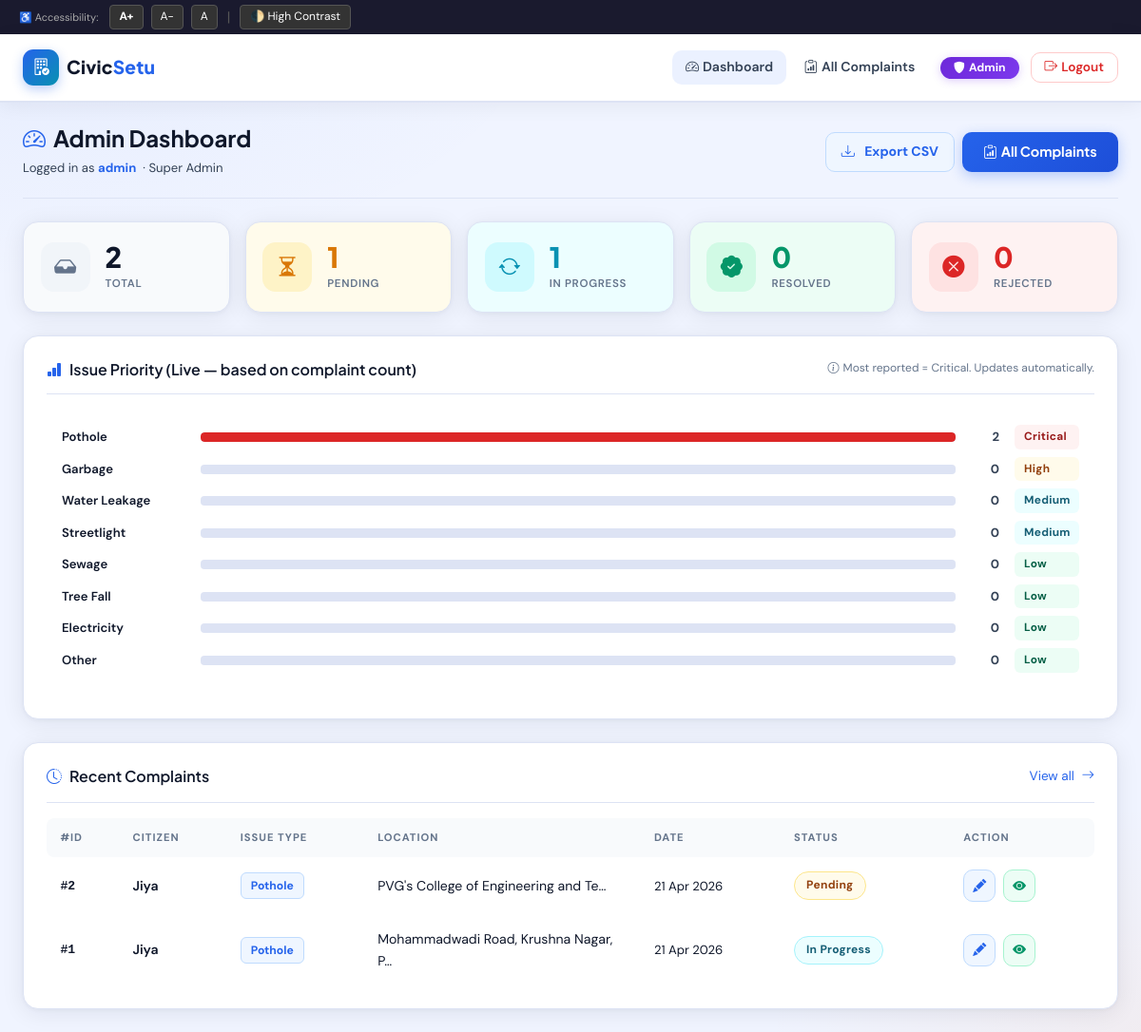
Screenshot of /admin/dashboard (signed in) with the database file from the repository.
### models/models.py (models this page shows, shortened)
class Admin(UserMixin, db.Model):
    __tablename__ = 'admins'
    admin_id      = db.Column(db.Integer, primary_key=True, autoincrement=True)
    username      = db.Column(db.String(80), unique=True, nullable=False)
    email         = db.Column(db.String(150), unique=True, nullable=False)
    password_hash = db.Column(db.String(255), nullable=False)
    role          = db.Column(db.String(20), default='moderator')
    status_updates = db.relationship('StatusLog', backref='admin', lazy=True)

class IssueType(db.Model):
    __tablename__ = 'issue_types'
    type_id        = db.Column(db.Integer, primary_key=True, autoincrement=True)
    type_name      = db.Column(db.String(50), unique=True, nullable=False)
    description    = db.Column(db.String(255))
    priority_level = db.Column(db.String(20), default='Medium')
    complaints = db.relationship('Complaint', backref='issue_type', lazy=True)

class Complaint(db.Model):
    __tablename__ = 'complaints'
    complaint_id  = db.Column(db.Integer, primary_key=True, autoincrement=True)
    user_id       = db.Column(db.Integer, db.ForeignKey('users.user_id'), nullable=False)
    type_id       = db.Column(db.Integer, db.ForeignKey('issue_types.type_id'), nullable=False)
    image_path    = db.Column(db.String(300), nullable=True)
    location      = db.Column(db.String(255), nullable=False)
    description   = db.Column(db.Text)
    status        = db.Column(db.String(20), default='Pending', nullable=False)
    ai_confidence = db.Column(db.Float)
    submitted_at  = db.Column(db.DateTime, default=datetime.utcnow)
    resolved_at   = db.Column(db.DateTime, nullable=True)
    status_history = db.relationship('StatusLog', backref='complaint', lazy=True)

class User(UserMixin, db.Model):
    __tablename__ = 'users'
    user_id       = db.Column(db.Integer, primary_key=True, autoincrement=True)
    name          = db.Column(db.String(100), nullable=False)
    email         = db.Column(db.String(150), unique=True, nullable=False)
    password_hash = db.Column(db.String(255), nullable=False)
    phone         = db.Column(db.String(15))
    created_at    = db.Column(db.DateTime, default=datetime.utcnow)
    complaints = db.relationship('Complaint', backref='citizen', lazy=True)

### routes/admin.py (the view)
@admin_bp.route('/dashboard')
@login_required
@admin_required
def dashboard():
    total    = Complaint.query.count()
    pending  = Complaint.query.filter_by(status='Pending').count()
    in_prog  = Complaint.query.filter_by(status='In Progress').count()
    resolved = Complaint.query.filter_by(status='Resolved').count()
    rejected = Complaint.query.filter_by(status='Rejected').count()
    recent = (Complaint.query
              .order_by(Complaint.submitted_at.desc())
              .limit(10).all())
    from sqlalchemy import func
    type_counts = (db.session.query(IssueType, func.count(Complaint.complaint_id).label('cnt'))
                   .outerjoin(Complaint, Complaint.type_id == IssueType.type_id)
                   .group_by(IssueType.type_id)
                   .order_by(func.count(Complaint.complaint_id).desc())
                   .all())
    priority_map = {}
    for i, (issue_type, cnt) in enumerate(type_counts):
        if i == 0:
            priority_map[issue_type.type_id] = ('Critical', cnt)
        elif i == 1:
            priority_map[issue_type.type_id] = ('High', cnt)
        elif i <= 3:
            priority_map[issue_type.type_id] = ('Medium', cnt)
        else:
            priority_map[issue_type.type_id] = ('Low', cnt)
    stats = dict(total=total, pending=pending, in_progress=in_prog,
                 resolved=resolved, rejected=rejected)
    return render_template('admin/dashboard.html', stats=stats, recent=recent,
                           type_counts=type_counts, priority_map=priority_map)

### models/models.py (called while the page is built)
@login_manager.user_loader
def load_user(user_id):
    if user_id.startswith('admin_'):
        return Admin.query.get(int(user_id[6:]))
    return User.query.get(int(user_id))

### routes/admin.py (called while the page is built)
def admin_required(f):
    @wraps(f)
    def decorated(*args, **kwargs):
        if not hasattr(current_user, 'admin_id'):
            flash('Admin access required.', 'danger')
            return redirect(url_for('auth.login'))
        return f(*args, **kwargs)
    return decorated

### templates/admin/dashboard.html (shortened to what this page needs)
{% extends 'base.html' %}
{% block content %}
<div class="page-header d-flex flex-wrap justify-content-between align-items-center mb-4">
  <div>
    <h4 class="fw-bold cs-heading mb-1"><i class="bi bi-speedometer2 me-2 text-accent"></i>Admin Dashboard</h4>
    <small class="cs-subheading">
      Logged in as <strong style="color:var(--cs-accent)">{{ current_user.username }}</strong>
      &nbsp;·&nbsp;{{ current_user.role | replace('_',' ') | title }}
    </small>
  </div>
  <div class="d-flex gap-2 mt-2 mt-md-0">
    <a href="{{ url_for('admin.export_csv') }}" class="cs-btn-outline-accent btn-sm">
      <i class="bi bi-download me-1"></i>Export CSV
    </a>
    <a href="{{ url_for('admin.complaints') }}" class="cs-btn-primary btn-sm">
      <i class="bi bi-clipboard-data me-1"></i>All Complaints
    </a>
  </div>
</div>
<div class="row g-3 mb-4">
  <div class="col-6 col-md-4 col-lg-2-4">
    <div class="cs-stat-card cs-stat-neutral">
      <div class="stat-icon"><i class="bi bi-inbox-fill"></i></div>
      <div class="stat-info"><div class="stat-value">{{ stats.total }}</div><div class="stat-label">Total</div></div>
    </div>
  </div>
  <div class="col-6 col-md-4 col-lg-2-4">
    <div class="cs-stat-card cs-stat-warning">
      <div class="stat-icon"><i class="bi bi-hourglass-split"></i></div>
      <div class="stat-info"><div class="stat-value">{{ stats.pending }}</div><div class="stat-label">Pending</div></div>
    </div>
  </div>
  <div class="col-6 col-md-4 col-lg-2-4">
    <div class="cs-stat-card cs-stat-info">
      <div class="stat-icon"><i class="bi bi-arrow-repeat"></i></div>
      <div class="stat-info"><div class="stat-value">{{ stats.in_progress }}</div><div class="stat-label">In Progress</div></div>
    </div>
  </div>
  <div class="col-6 col-md-4 col-lg-2-4">
    <div class="cs-stat-card cs-stat-success">
      <div class="stat-icon"><i class="bi bi-patch-check-fill"></i></div>
      <div class="stat-info"><div class="stat-value">{{ stats.resolved }}</div><div class="stat-label">Resolved</div></div>
    </div>
  </div>
  <div class="col-6 col-md-4 col-lg-2-4">
    <div class="cs-stat-card cs-stat-danger">
      <div class="stat-icon"><i class="bi bi-x-circle-fill"></i></div>
      <div class="stat-info"><div class="stat-value">{{ stats.rejected }}</div><div class="stat-label">Rejected</div></div>
    </div>
  </div>
</div>
<div class="cs-card mb-4">
  <div class="cs-card-header d-flex justify-content-between align-items-center">
    <h6 class="mb-0 fw-semibold cs-heading">
      <i class="bi bi-bar-chart-fill me-2 text-accent"></i>Issue Priority (Live — based on complaint count)
    </h6>
    <small class="cs-muted" style="font-size:.75rem;color:var(--cs-muted);">
      <i class="bi bi-info-circle me-1"></i>Most reported = Critical. Updates automatically.
    </small>
  </div>
  <div class="p-3">
    {% set max_cnt = type_counts[0][1] if (type_counts and type_counts[0][1] > 0) else 1 %}
    {% for issue_type, cnt in type_counts %}
    {% set pdata = priority_map.get(issue_type.type_id, ('Low', 0)) %}
    {% set plabel = pdata[0] %}
    <div class="d-flex align-items-center gap-3 mb-2">
      <div style="width:130px;font-size:.82rem;font-weight:600;color:var(--cs-text);white-space:nowrap;overflow:hidden;text-overflow:ellipsis;">
        {{ issue_type.type_name | replace('_',' ') | title }}
      </div>
      <div style="flex:1;background:var(--cs-border);border-radius:4px;height:10px;overflow:hidden;">
        <div style="
          width: {{ ((cnt / max_cnt) * 100)|int }}%;
          height: 100%;
          border-radius: 4px;
          background: {% if plabel == 'Critical' %}#DC2626{% elif plabel == 'High' %}#F97316{% elif plabel == 'Medium' %}#2563EB{% else %}#64748B{% endif %};
          transition: width .5s ease;
        "></div>
      </div>
      <div style="width:30px;text-align:right;font-size:.82rem;font-weight:700;color:var(--cs-text-soft);">{{ cnt }}</div>
      <span class="cs-priority cs-priority-{{ plabel | lower }}" style="width:68px;text-align:center;">{{ plabel }}</span>
    </div>
    {% endfor %}
  </div>
</div>
<div class="cs-card">
  <div class="cs-card-header d-flex justify-content-between align-items-center">
    <h6 class="mb-0 fw-semibold cs-heading"><i class="bi bi-clock-history me-2 text-accent"></i>Recent Complaints</h6>
    <a href="{{ url_for('admin.complaints') }}" class="cs-link" style="font-size:.85rem">View all <i class="bi bi-arrow-right ms-1"></i></a>
  </div>
  {% if recent %}
  <div class="table-responsive">
    <table class="cs-table">
      <thead>
        <tr><th>#ID</th><th>Citizen</th><th>Issue Type</th><th>Location</th><th>Date</th><th>Status</th><th>Action</th></tr>
      </thead>
      <tbody>
        {% for c in recent %}
        <tr>
          <td class="cs-id-cell">#{{ c.complaint_id }}</td>
          <td style="color:var(--cs-text);font-weight:600">{{ c.citizen.name }}</td>
          <td><span class="cs-badge-type">{{ c.issue_type.type_name | replace('_',' ') | title }}</span></td>
          <td class="cs-location-cell">{{ c.location[:35] }}{% if c.location|length > 35 %}…{% endif %}</td>
          <td class="cs-date-cell">{{ c.submitted_at.strftime('%d %b %Y') }}</td>
          <td><span class="cs-status cs-status-{{ c.status | lower | replace(' ','-') }}">{{ c.status }}</span></td>
          <td>
            <button class="cs-btn-icon" data-bs-toggle="modal" data-bs-target="#updateModal"
                    data-id="{{ c.complaint_id }}" data-status="{{ c.status }}" title="Update status">
              <i class="bi bi-pencil-fill"></i>
            </button>
            <a href="{{ url_for('admin.complaint_detail', complaint_id=c.complaint_id) }}" class="cs-btn-icon cs-btn-icon-view ms-1" title="View details">
              <i class="bi bi-eye-fill"></i>
            </a>
          </td>
        </tr>
        {% endfor %}
      </tbody>
    </table>
  </div>
  {% else %}
  <div class="cs-empty-state">
    <i class="bi bi-inbox"></i>
    <h6>No complaints yet</h6>
    <p>Complaints will appear here once citizens start reporting issues.</p>
  </div>
  {% endif %}
</div>
{% endblock %}

### rows the page displays
Admin: username "admin", role "Super Admin"
IssueType: type_name "Pothole", {{ ((cnt / max_cnt) * 100)|int }} 100 (drawn), cnt "2", plabel "Critical"
IssueType: type_name "Garbage", cnt "0", plabel "High"
IssueType: type_name "Water Leakage", cnt "0", plabel "Medium"
IssueType: type_name "Streetlight", cnt "0", priority_level "Medium"
IssueType: type_name "Sewage", cnt "0", plabel "Low"
IssueType: type_name "Tree Fall", cnt "0", plabel "Low"
IssueType: type_name "Electricity", cnt "0", plabel "Low"
IssueType: type_name "Other", cnt "0", priority_level "Low"
Complaint: complaint_id "2", citizen.name "Jiya", issue_type.type_name "Pothole", location "PVG's College of Engineering and Te", submitted_at "21 Apr 2026", status "Pending"
Complaint: complaint_id "1", citizen.name "Jiya", issue_type.type_name "Pothole", location "Mohammadwadi Road, Krushna Nagar, P", submitted_at "21 Apr 2026", status "In Progress"

### other values shown
{{ stats.total }} "2"
{{ stats.pending }} "1"
{{ stats.in_progress }} "1"
{{ stats.resolved }} "0"
{{ stats.rejected }} "0"
